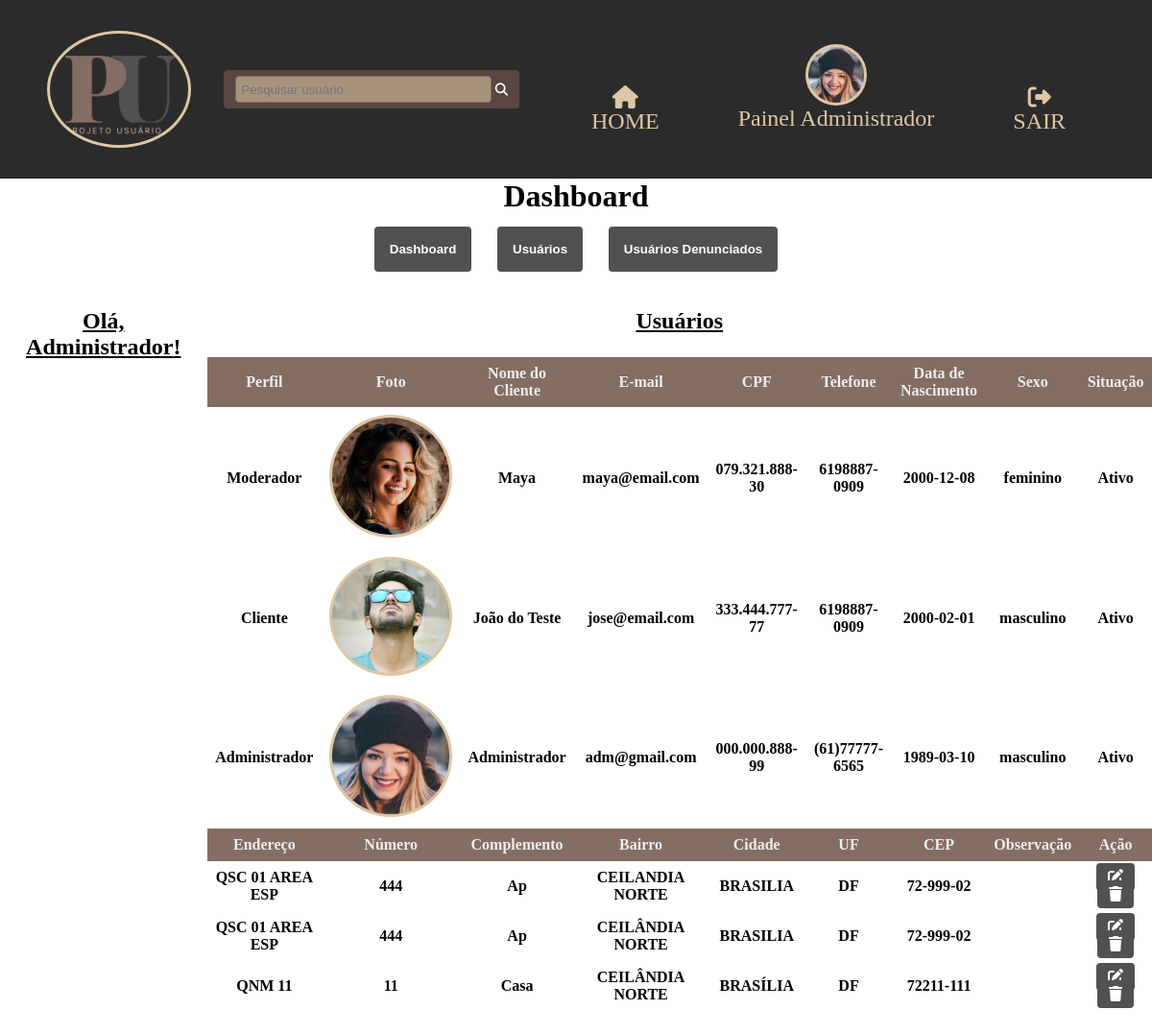
Screenshot of /view/dashboard_adm.php?msg=success&action=login (signed in) with the database file from the repository.
### tables this page shows
CREATE TABLE `usuario` (
  `id_usuario` INT(11) NOT NULL AUTO_INCREMENT,
  `nome_usu` VARCHAR(100) NOT NULL,
  `email` VARCHAR(100) NOT NULL,
  `senha` VARCHAR(50) NOT NULL,
  `telefone` VARCHAR(20) DEFAULT NULL,
  `cpf` VARCHAR(14) DEFAULT NULL,
  `sexo` ENUM('masculino', 'feminino', 'naoBinario', 'naoDeclarar') NOT NULL COMMENT 'Masculino\\nFeminino\\nNão Binário\\nNão Declarar',
  `dt_nascimento` DATE DEFAULT NULL,
  `endereco` VARCHAR(70) DEFAULT NULL,
  `numero` CHAR(7) DEFAULT NULL,
  `complemento` VARCHAR(15) DEFAULT NULL,
  `bairro` VARCHAR(70) DEFAULT NULL,
  `cidade` VARCHAR(70) DEFAULT NULL,
  `cep` CHAR(9) DEFAULT NULL,
  `uf` CHAR(2) DEFAULT NULL,
  `foto` VARCHAR(50) DEFAULT NULL,
  `obs` TEXT DEFAULT NULL,
  `situacao` VARCHAR(10) DEFAULT 'Ativo' COMMENT 'Ativo\\nCancelado\\nBloqueado',
  `fk_id_perfil` INT(11) NOT NULL,
  PRIMARY KEY (`id_usuario`, `fk_id_perfil`),
  INDEX `fk_usuario_perfil_usu1_idx` (`fk_id_perfil` ASC) ,
  CONSTRAINT `fk_usuario_perfil_usu1`
    FOREIGN KEY (`fk_id_perfil`)
    REFERENCES `perfil` (`id_perfil`)
    ON DELETE NO ACTION
    ON UPDATE NO ACTION);

CREATE TABLE IF NOT EXISTS `perfil` (
  `id_perfil` int(11) NOT NULL AUTO_INCREMENT,
  `nome_perfil` varchar(45) NOT NULL COMMENT 'Administrador\\nCliente\\nModerador',
  PRIMARY KEY (`id_perfil`));

### model/conexao.php (called while the page is built)
<?php
class Conexao{
    private static $conexao;
    public static function getInstance(){
        if(!isset(self::$conexao)){
            try{
                $options = array(
                    PDO::ATTR_PERSISTENT => true,
                    PDO::MYSQL_ATTR_INIT_COMMAND => 'SET NAMES UTF8',
                    PDO::ATTR_ERRMODE => PDO::ERRMODE_EXCEPTION
                );
                    self::$conexao = new PDO("mysql:host=localhost;dbname=projeto_usu","root","",$options);
            }catch(PDOException $exc){
                echo "Erro ao conectar ao banco ".$exc->getMessage();
            }
        }
        return self::$conexao;
    }
}

### model/usuarioDAO.php (called while the page is built, shortened)
<?php
require_once 'conexao.php';
require_once 'usuarioDTO.php';
class UsuarioDAO{
    public $pdo ;
    public function __construct(){
        $this->pdo = Conexao::getInstance();
    }
    public function listarUsuarios() {
        try{
            $sql = "SELECT * FROM usuario u INNER JOIN perfil p ON u.fk_id_perfil = p.id_perfil ORDER BY id_usuario DESC";
           $stmt = $this->pdo->prepare($sql);
           $stmt->execute();
           $usuarios = array();
           if($stmt->rowCount() > 0){
               while ($usuarioFetch = $stmt->fetch(PDO::FETCH_ASSOC)) {
                   $usuarioDTO = new usuarioDTO();
                   $usuarios[] = $usuarioFetch;
               } return $usuarios;
           }else{
               echo '<p>Nenhum usuario adicionado ainda!</p>';
           }
           }catch(PDOException $exc){
           echo $exc->getMessage();
       }
    }
    public function mostrarFoto($id) {
        try{
            $sql = "SELECT * FROM usuario u INNER JOIN perfil p ON u.fk_id_perfil = p.id_perfil WHERE id_usuario=?";
            $stmt = $this->pdo->prepare($sql);
            $stmt->bindValue(1, $id);
            $stmt->execute();
            $usuarioFetch = $stmt->fetch(PDO::FETCH_ASSOC);
           if($usuarioFetch != null){
                $usuarioDTO = new usuarioDTO();
                    return $usuarioFetch;
               }
               return null;
           }catch(PDOException $exc){
           echo $exc->getMessage();
       }
    }
}

### model/usuarioDTO.php (called while the page is built, shortened)
<?php
class UsuarioDTO{
    public function setId_usuario($id_usuario)
    {
        return $this;
    }
    public function setNome_usu($nome_usu)
    {
        return $this;
    }
    public function setEmail($email)
    {
        return $this;
    }
    public function setCpf($cpf)
    {
        return $this;
    }
    public function setEndereco($endereco)
    {
        return $this;
    }
    public function setNumero($numero)
    {
        return $this;
    }
    public function setComplemento($complemento)
    {
        return $this;
    }
    public function setBairro($bairro)
    {
        return $this;
    }
    public function setCidade($cidade)
    {
        return $this;
    }
    public function setUf($uf)
    {
        return $this;
    }
    public function setCep($cep)
    {
        return $this;
    }
    public function setId_perfil($id_perfil)
    {
        return $this;
    }
}

### view/dashboard_adm.php (the view, shortened to what this page needs)
<?php
require_once '../model/usuarioDAO.php';
$usuarioDAO = new UsuarioDAO();
if (isset($_SESSION["id_usuario"])) {
    $nome_usuario = $_SESSION["nome_usu"];
    $id = $_SESSION["id_usuario"];
    $id_perfil = $_SESSION["id_perfil"];
    $usuarioFoto = $usuarioDAO->mostrarFoto($id);
} else {
    $nome_usuario = "";
    header("Location: ../index.php?msg=warning&action=perfil");
    exit();
}
?>
<!DOCTYPE html>
<html lang="pt-br">
<head>
    <link rel="stylesheet" href="../css/style.css">
    <link rel="stylesheet" href="../css/style_adm.css">
    <link rel="stylesheet" href="https://cdnjs.cloudflare.com/ajax/libs/font-awesome/6.4.0/css/all.min.css" />
    <link rel="stylesheet" href="https://cdn.jsdelivr.net/npm/sweetalert2@11.0.18/dist/sweetalert2.min.css">
    <link rel="stylesheet" href="https://unpkg.com/boxicons@2.1.4/css/boxicons.min.css">
</head>
<body onload="definirConteudoInicial()">
    <header class="main_header">
        <a href="../index.php" class="logo">
            <img src="../assets/Logo.png" alt="Bem vindo ao projeto usuário">
        </a>
        <div class="search-box">
            <form method="POST">
                <input type="text" name="nome_usu" placeholder="Pesquisar usuário">
                <button type="submit" name="pesquisar"><i class="fa-solid fa-search"></i></button>
            </form>
        </div>
        <nav class="navbar">
            <a href="../index.php"><i class="fa-solid fa-house"></i>HOME</a></li>
            <?php
                if (!empty($nome_usuario)) {
                    if ($usuarioFoto) {
                        if ($id_perfil == 1) {
                            $foto = $usuarioFoto['foto'] ?? "";
                            echo '<a href="../view/dashboard_adm.php">';
                            if ($foto) {
                                echo '<img src="../assets/pessoas/'.$foto.'" alt="Foto do Cliente">';
                            } else {
                                echo '<i class="fa-solid fa-user"></i>';
                            }
                            echo 'Painel Administrador</a>';
                            echo '<a class="border1" href="../control/control_sair.php" class="item_menu"><i class="fa-solid fa-right-from-bracket"></i>SAIR</a>';
                        }
                    }
                }
            ?>
        </nav>
    </header>
    <header>
        <h1>Dashboard</h1>
    </header>
    <nav class="sidebar">
        <div class='painel_adm'>
            <div class="menu-item ativo" id="botao-dashboard">
                <button onclick="mostrarConteudo('dashboard')">Dashboard</button>
            </div>
            <div class="menu-item">
                <button onclick="mostrarConteudo('usuario')">Usuários</button>
            </div>
            <div class="menu-item">
                <button onclick="mostrarConteudo('denuncia')">Usuários Denunciados</button>
            </div>
        </div>
    </nav>
    <main class="painel_adm">
        <div class="conteudo" id="dashboard">
            <h2>Olá, <?php echo $_SESSION["nome_usu"]; ?>!</h2>
        </div>
        <?php
            if (isset($_POST['pesquisar'])) {
                $nome_usu = $_POST["nome_usu"];
                $pesquisa_usu = $usuarioDAO->pesquisarUsuario($nome_usu);
                if (empty($pesquisa_usu)) {
                    echo '<p>Nenhum usuário encontrado!</p>';
                } else {
                    echo '<script>';
                    echo "exibirAlerta('success', 'Usuário encontrado com sucesso!');";
                    echo '</script>';
                    ?>
                    <div class="conteudo" id="usuario">
                        <h2>Usuários</h2>
                        <?php
                        require_once '../model/usuarioDAO.php';
                        $usuarioDAO = new UsuarioDAO();
                        $usuario = $usuarioDAO->listarUsuarios();
                        ?>
                        <table id="dataTable">
                            <thead>
                                <tr>
                                    <th>Perfil</th>
                                    <th>Foto</th>
                                    <th>Nome do Cliente</th>
                                    <th>E-mail</th>
                                    <th>CPF</th>
                                    <th>Telefone</th>
                                    <th>Data de Nascimento</th>
                                    <th>Sexo</th>
                                    <th>Situação</th>
                                </tr>
                            </thead>
                            <tbody>
                                <?php foreach ($pesquisa_usu as $usuarioFetch) { ?>
                                <tr>
                                    <td><?= $usuarioFetch->getId_Perfil()?></td>
                                    <td><img src="../assets/pessoas/<?= $usuarioFetch->getFoto()?>" alt="Foto do Cliente"></td>
                                    <td><?= $usuarioFetch->getNome_usu() ?></td>
                                    <td><?= $usuarioFetch->getEmail() ?></td>
                                    <td><?= $usuarioFetch->getCpf()?></td>
                                    <td><?= $usuarioFetch->getTelefone()?></td>
                                    <td><?= $usuarioFetch->getDt_nascimento()?></td>
                                    <td><?= $usuarioFetch->getSexo()?></td>
                                    <td><?= $usuarioFetch->getSituacao()?></td>
                                </tr>
                                <?php } ?>
                            </tbody>
                            <thead>
                                <tr>
                                    <th>Endereço</th>
                                    <th>Número</th>
                                    <th>Complemento</th>
                                    <th>Bairro</th>
                                    <th>Cidade</th>
                                    <th>UF</th>
                                    <th>CEP</th>
                                    <th>Observação</th>
                                    <th>Ação</th>
                                </tr>
                            </thead>
                            <tbody>
                                <?php foreach ($pesquisa_usu as $usuarioFetch) { ?>
                                <tr>
                                    <td><?= $usuarioFetch->getEndereco()?></td>
                                    <td><?= $usuarioFetch->getNumero()?></td>
                                    <td><?= $usuarioFetch->getComplemento()?></td>
                                    <td><?= $usuarioFetch->getBairro()?></td>
                                    <td><?= $usuarioFetch->getCidade()?></td>
                                    <td><?= $usuarioFetch->getUf()?></td>
                                    <td><?= $usuarioFetch->getCep()?></td>
                                    <td><?= $usuarioFetch->getObs()?></td>
                                    <td>
                                        <a href="alterar_adm_usu.php?id_usuario=<?= $usuarioFetch->getId_usuario()?>" title="ALTERAR"><i class="fa-solid fa-pen-to-square"></i></a>
                                        <a href="../control/excluir_adm.php?id_usuario=<?= $usuarioFetch->getId_usuario()?>" title="EXCLUIR" onclick="return confirm('Deseja excluir esse usuário?')"><i class="fa-solid fa-trash"></i></a>
                                    </td>
                                </tr>
                                <?php } ?>
                            </tbody>
                        </table>
                    </div>
            <?php }
            } else {
                ?>
                <div class="conteudo" id="usuario">
                    <h2>Usuários</h2>
                    <?php
                    require_once '../model/usuarioDAO.php';
                    $usuarioDAO = new UsuarioDAO();
                    $usuario = $usuarioDAO->listarUsuarios();
                    ?>
                    <table id="dataTable">
                        <thead>
                            <tr>
                                <th>Perfil</th>
                                <th>Foto</th>
                                <th>Nome do Cliente</th>
                                <th>E-mail</th>
                                <th>CPF</th>
                                <th>Telefone</th>
                                <th>Data de Nascimento</th>
                                <th>Sexo</th>
                                <th>Situação</th>
                            </tr>
                        </thead>
                        <tbody>
                            <?php foreach ($usuario as $usuarioFetch) { ?>
                            <tr>
                                <td><?= $usuarioFetch["nome_perfil"] ?></td>
                                <td><img src="../assets/pessoas/<?= $usuarioFetch["foto"]?>" alt="Foto do Cliente"></td>
                                <td><?= $usuarioFetch["nome_usu"] ?></td>
                                <td><?= $usuarioFetch["email"] ?></td>
                                <td><?= $usuarioFetch["cpf"] ?></td>
                                <td><?= $usuarioFetch["telefone"] ?></td>
                                <td><?= $usuarioFetch["dt_nascimento"]?></td>
                                <td><?= $usuarioFetch["sexo"] ?></td>
                                <td><?= $usuarioFetch["situacao"] ?></td>
                            </tr>
                            <?php } ?>
                        </tbody>
                        <thead>
                            <tr>
                                <th>Endereço</th>
                                <th>Número</th>
                                <th>Complemento</th>
                                <th>Bairro</th>
                                <th>Cidade</th>
                                <th>UF</th>
                                <th>CEP</th>
                                <th>Observação</th>
                                <th>Ação</th>
                            </tr>
                        </thead>
                        <tbody>
                            <?php foreach ($usuario as $usuarioFetch) { ?>
                            <tr>
                                <td><?= $usuarioFetch["endereco"] ?></td>
                                <td><?= $usuarioFetch["numero"] ?></td>
                                <td><?= $usuarioFetch["complemento"] ?></td>
                                <td><?= $usuarioFetch["bairro"] ?></td>
                                <td><?= $usuarioFetch["cidade"] ?></td>
                                <td><?= $usuarioFetch["uf"] ?></td>
                                <td><?= $usuarioFetch["cep"] ?></td>
                                <td><?= $usuarioFetch["obs"] ?></td>
                                <td>
                                    <a href="alterar_adm_usu.php?id_usuario=<?= $usuarioFetch["id_usuario"]?>" title="ALTERAR"><i class="fa-solid fa-pen-to-square"></i></a>
                                    <a href="../control/excluir_adm.php?id_usuario=<?= $usuarioFetch["id_usuario"]?>" title="EXCLUIR" onclick="return confirm('Deseja excluir esse usuário?')"><i class="fa-solid fa-trash"></i></a>
                                </td>
                            </tr>
                            <?php } ?>
                        </tbody>
                    </table>
                </div>
        <?php } ?>
    </main>
</body>
</html>

### rows the page displays
usuario: foto (picture), fk_id_perfil.nome_perfil "Administrador", nome_usu "Administrador", email "adm@gmail.com", cpf "000.000.888-99", telefone "(61)77777-6565", dt_nascimento "1989-03-10", sexo "masculino", situacao "Ativo", endereco "QNM 11", numero "11", complemento "Casa", bairro "CEILÂNDIA NORTE", cidade "BRASÍLIA", uf "DF", cep "72211-111"
usuario: fk_id_perfil.nome_perfil "Moderador", foto (picture), nome_usu "Maya", email "maya@email.com", cpf "079.321.888-30", telefone "6198887-0909", dt_nascimento "2000-12-08", sexo "feminino", situacao "Ativo", endereco "QSC 01 AREA ESP", numero "444", complemento "Ap", bairro "CEILANDIA NORTE", cidade "BRASILIA", uf "DF", cep "72-999-02"
usuario: fk_id_perfil.nome_perfil "Cliente", foto (picture), nome_usu "João do Teste", email "jose@email.com", cpf "333.444.777-77", telefone "6198887-0909", dt_nascimento "2000-02-01", sexo "masculino", situacao "Ativo", endereco "QSC 01 AREA ESP", numero "444", complemento "Ap", bairro "CEILÂNDIA NORTE", cidade "BRASILIA", uf "DF", cep "72-999-02"

### other values shown
$_SESSION["nome_usu"] "Administrador"
